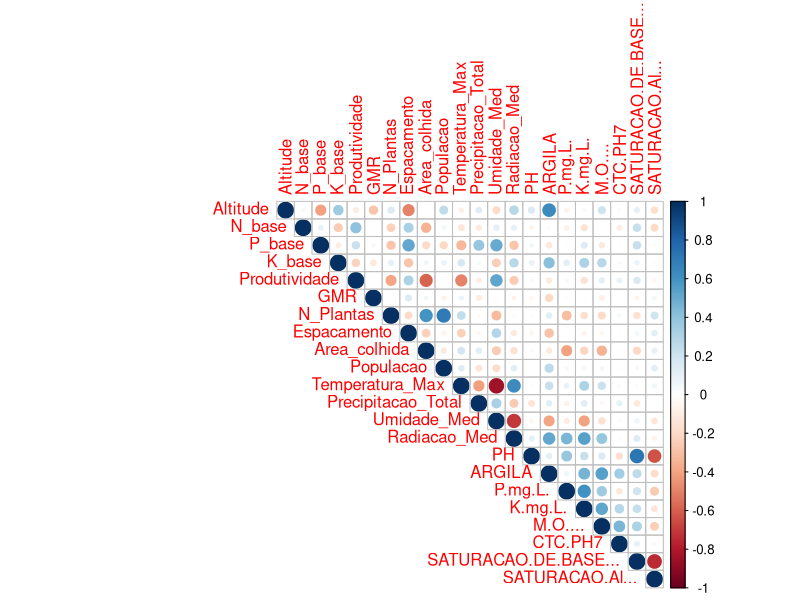
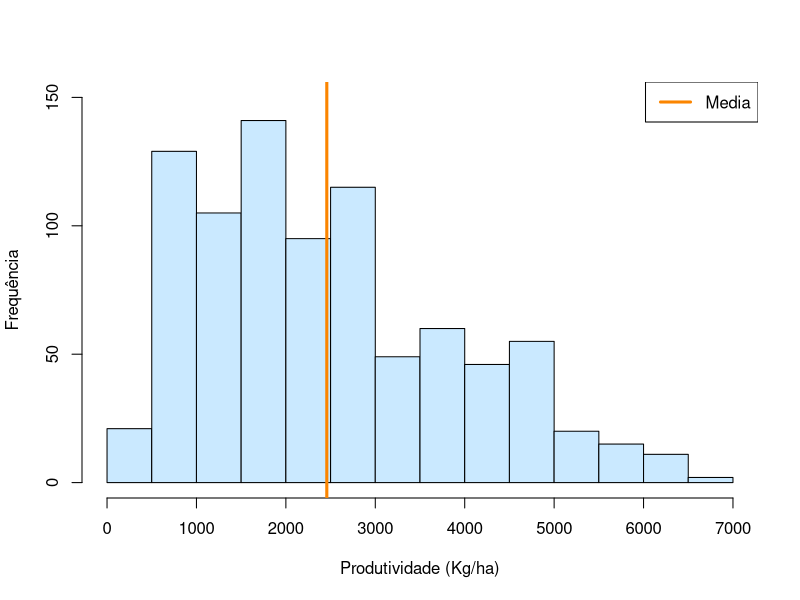
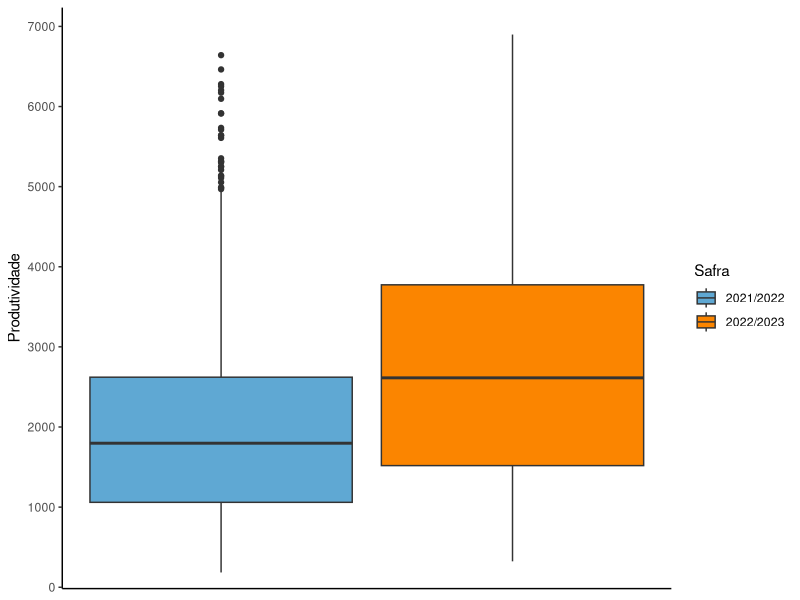
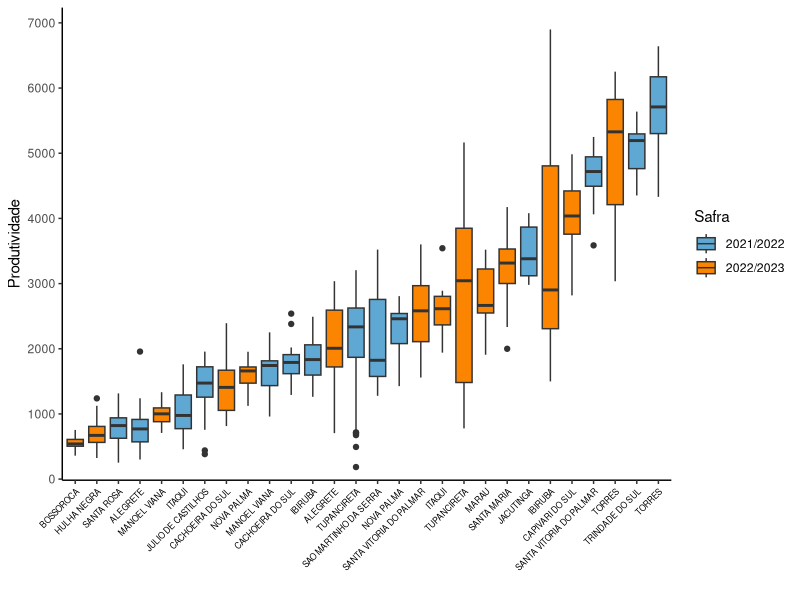

These figures' R source, in order:
## ---- chunk 1
knitr::opts_chunk$set(echo = FALSE)
knitr::opts_chunk$set(dpi = 200)
knitr::opts_chunk$set(warning = FALSE)
knitr::opts_chunk$set(message = FALSE)
knitr::opts_chunk$set(fig.width=6, fig.height=4)
## ---- chunk 2
library(tidyverse)
library(kableExtra)
library(skimr)
library(corrplot)
library(tidytext)
## ---- chunk 3
dados_ml <- read.csv2("dados_ml.csv") 
dados <- dados_ml
## ---- chunk 4
set.seed(8)
dados_t <- dados[sample(nrow(dados)),]

knitr::kable(head(dados_t, 10)) |>
  kableExtra::kable_styling(font_size = 10, full_width = FALSE)
## ---- chunk 5
skim(dados) |> 
  as.data.frame() |> 
  dplyr::select(-complete_rate, -numeric.hist)
## ---- chunk 6
dados <- na.omit(dados)

numeric_data <- dados %>% 
  select_if(is.numeric)

corr_matrix <- cor(numeric_data)
## ---- chunk 7
corrplot(corr_matrix, method = "circle", type = "upper")
## ---- chunk 8



hist(dados$Produtividade,
     col="#cae9ff",
     border="black",
     xlab = "Produtividade (Kg/ha)", ylab = "Frequência",
     ylim = c(0, 150),
     main = "",
     nclass = 15)
abline(v = mean(dados$Produtividade), col = "#fb8500", lwd = 3)
legend(x="topright", c("Media"), 
       col = "#fb8500", lwd = 3) 
## ---- chunk 9
ggplot(dados) +
  aes(y = Produtividade, 
      fill = Safra, group = Safra) +
  geom_boxplot() +
  scale_fill_manual(values = c("#5fa8d3", "#fb8500"))+
  scale_y_continuous(expand = expansion(mult = c(0.03,0.05)),
                     breaks = c(0, 1000, 2000, 3000, 4000, 
                                5000, 6000, 7000)) +
  theme_classic() +
  theme(axis.text.x = element_blank(),
        axis.ticks.x = element_blank())
## ---- chunk 10
dados <- dados %>%
  mutate(Local_Safra = reorder_within(Local, Produtividade, Safra))

ggplot(dados) +
  aes(y = Produtividade, x = Local_Safra, fill = Safra) +
  geom_boxplot() +
  scale_fill_manual(values = c("#5fa8d3", "#fb8500")) +
  scale_y_continuous(expand = expansion(mult = c(0.03, 0.05)),
                     breaks = c(0, 1000, 2000, 3000, 4000, 
                                5000, 6000, 7000)) +
  scale_x_reordered() +
  theme_classic() +
  labs(x = "") +
  theme(axis.text.x = element_text(angle = 45, size = 6,
                                   hjust = 1, vjust = 1, 
                                   color = "black"))
